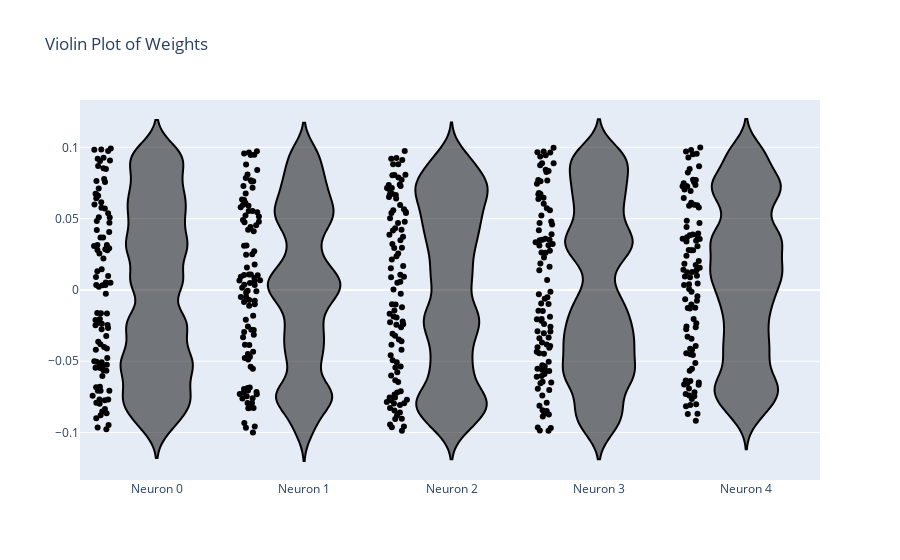

Notebook source saved alongside this figure:
### Code cell
def violin_plot(model):
    """Shows the distribution of weights for each neuron."""
    weights = model.linear.weight.detach().cpu().numpy()
    fig = go.Figure()
    for i in range(min(5, d)):
        fig.add_trace(go.Violin(y=weights[i], line_color='black', points='all', bandwidth=0.01, name=f'Neuron {i}', showlegend=False))
    fig.update_layout(title_text="Violin Plot of Weights")
    return fig




violin_plot(model).show()
